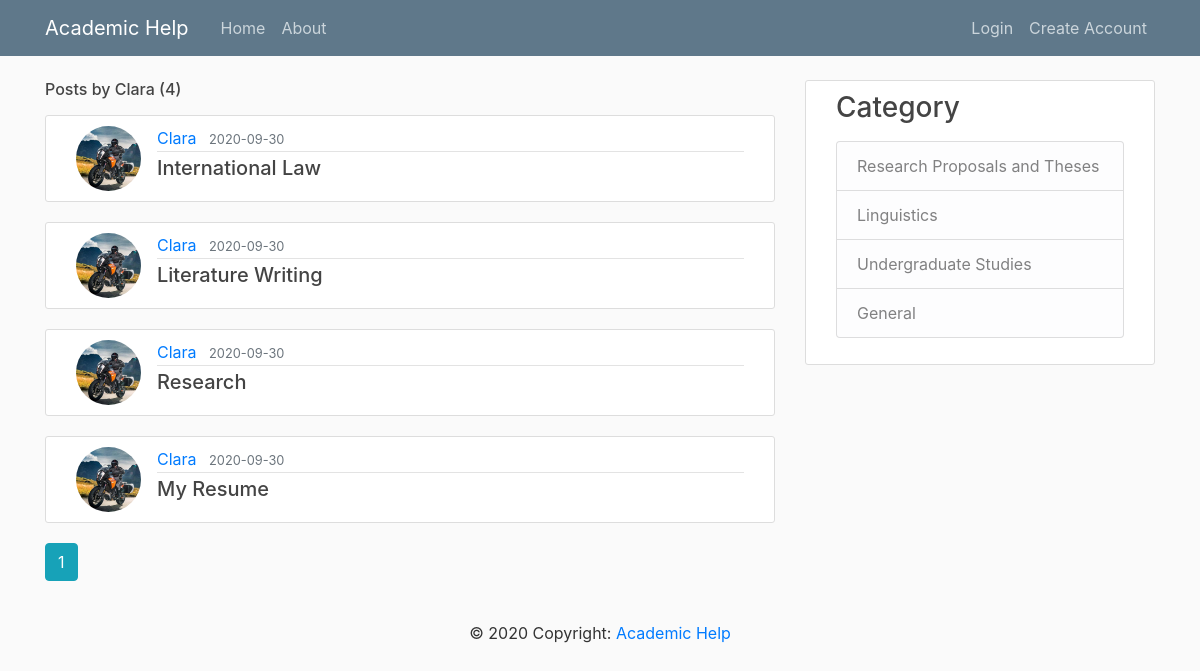
/user/Clara, run on the app's committed database.
### app/models.py (models this page shows, shortened)
class User(db.Model, UserMixin):
    id = db.Column(db.Integer, primary_key=True)
    username = db.Column(db.String(20), unique=True, nullable=False)
    email = db.Column(db.String(120), unique=True, nullable=False)
    image_file = db.Column(db.String(20), nullable=False,
                           default='default-pic.jpg')
    password = db.Column(db.String(60), nullable=False)
    posts = db.relationship('Post', backref='author', lazy=True)

class Post(db.Model):
    id = db.Column(db.Integer, primary_key=True)
    title = db.Column(db.String(100), nullable=False)
    date_posted = db.Column(db.DateTime, nullable=False,
                            default=datetime.utcnow)
    content = db.Column(db.Text, nullable=False)
    category = db.Column(db.Text)
    user_id = db.Column(db.Integer, db.ForeignKey('user.id'), nullable=False)

### app/users/routes.py (the view)
@users.route("/user/<string:username>")
def user_posts(username):
    page = request.args.get('page', 1, type=int)
    user = User.query.filter_by(username=username).first_or_404()
    posts = Post.query.filter_by(author=user)\
        .order_by(Post.date_posted.desc())\
        .paginate(page=page, per_page=5)
    return render_template('user_posts.html', posts=posts, user=user)

### app/templates/user_posts.html
{% extends "layout.html" %}
{% block content %}
    <h6 class="mb-3">Posts by {{ user.username }} ({{ posts.total }})</h6>
    {% for post in posts.items %}
        <article class="media content-section">
          <img class="rounded-circle article-img" src="{{ url_for('static', filename='profile_pics/' + post.author.image_file) }}">
          <div class="media-body">
            <div class="article-metadata">
              <a class="mr-2" href="{{ url_for('users.user_posts', username=post.author.username) }}">{{ post.author.username }}</a>
              <small class="text-muted">{{ post.date_posted.strftime('%Y-%m-%d') }}</small>
            </div>
            <h5><a class="article-title" href="{{ url_for('posts.post', post_id=post.id) }}">{{ post.title }}</a></h5>
          </div>
        </article>
    {% endfor %}
    {% for page_num in posts.iter_pages(left_edge=1, right_edge=1, left_current=1, right_current=2) %}
      {% if page_num %}
        {% if posts.page == page_num %}
          <a class="btn btn-info mb-4" href="{{ url_for('users.user_posts', username=user.username, page=page_num) }}">{{ page_num }}</a>
        {% else %}
          <a class="btn btn-outline-info mb-4" href="{{ url_for('users.user_posts', username=user.username, page=page_num) }}">{{ page_num }}</a>
        {% endif %}
      {% else %}
        ...
      {% endif %}
    {% endfor %}
{% endblock content %}

### app/static/main.css (style rules this page uses)
body { background: #fafafa; color: #333333; margin-top: 5rem; }
h1, h2, h3, h4, h5, h6 { color: #444444; }
.content-section { background: #ffffff; padding: 10px 30px; border: 1px solid #dddddd; border-radius: 3px; margin-bottom: 20px; }
.article-title { color: #444444; }
.article-img { height: 65px; width: 65px; margin-right: 16px; }
.article-metadata { padding-bottom: 1px; margin-bottom: 4px; border-bottom: 1px solid #e3e3e3; }

### data on the page
User: username "Clara"
Post: image_file (picture), author.username "Clara", date_posted "2020-09-30", title "International Law"
Post: image_file (picture), author.username "Clara", date_posted "2020-09-30", title "Literature Writing"
Post: image_file (picture), author.username "Clara", date_posted "2020-09-30", title "Research"
Post: image_file (picture), author.username "Clara", date_posted "2020-09-30", title "My Resume"

### other printed values
{{ posts.total }} "4"
{{ page_num }} "1"
